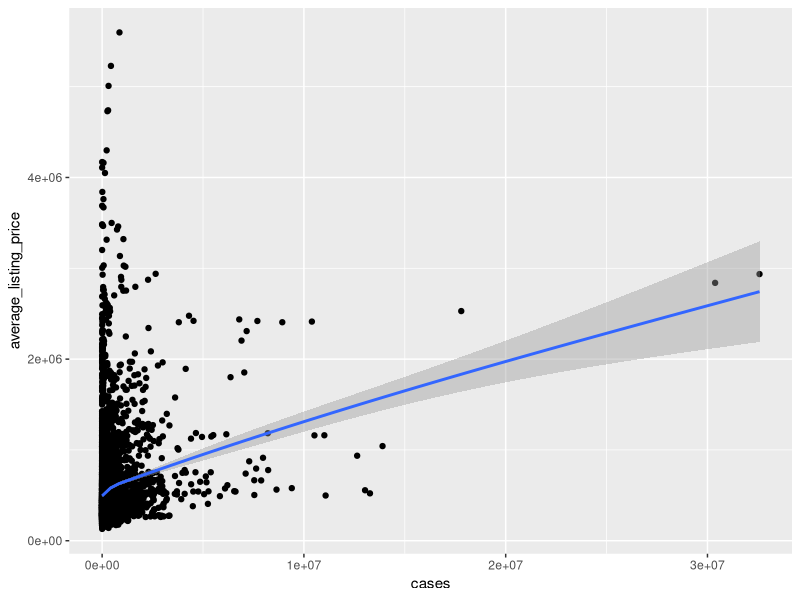
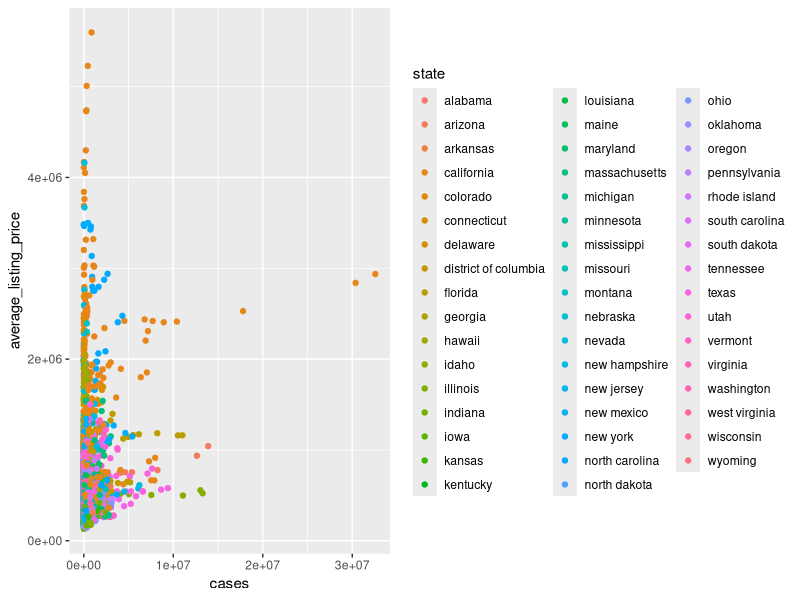
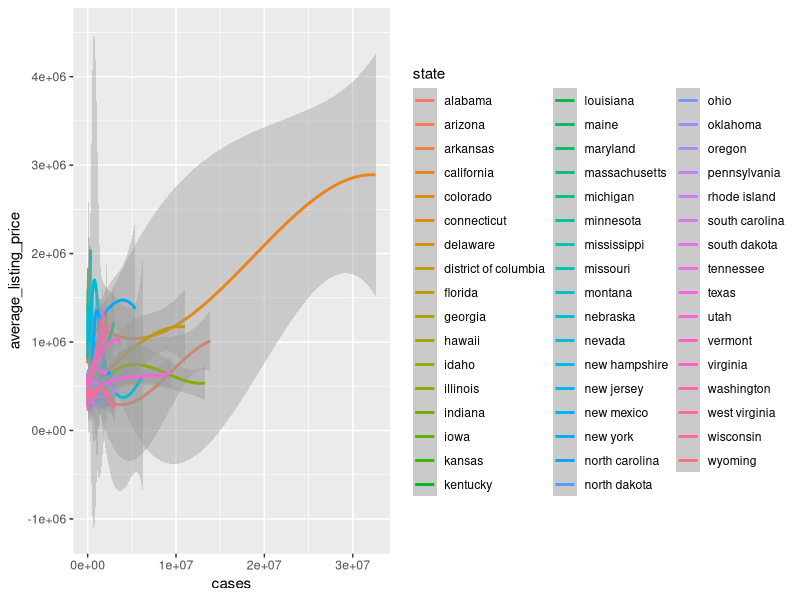

Source code (R) for these figures, in order:
## ---- chunk 1
library(tidyverse)
data <- read_csv("data/project_data.csv")
data <- na.omit(data)
head(data)
names(data)
unique(data$date)
## ---- chunk 2
library(ggplot2)
ggplot(aes(x=cases, y=average_listing_price), data=data) + 
  geom_point() + geom_smooth()
## ---- chunk 3
# ggplot(aes(x=cases, y=average_listing_price, color=county), data=data) + 
#   geom_point() # would prefer grouping them
## ---- chunk 4
ggplot(aes(x=cases, y=average_listing_price, color=state), data=data) + 
  geom_point() # would prefer grouping them?
## ---- chunk 5
ggplot(aes(x=cases, y=average_listing_price, color=state), data=data) + 
  geom_smooth()
## ---- chunk 6
# normality test
set.seed(1)
shapiro.test(sample(data$average_listing_price,5000)) # not normal # need Y transformation
shapiro.test(sample(data$cases,5000)) # not normal
## ---- chunk 7
# correlation test
cor.test(data$average_listing_price, data$cases) # correlated
## ---- chunk 8
# model...
